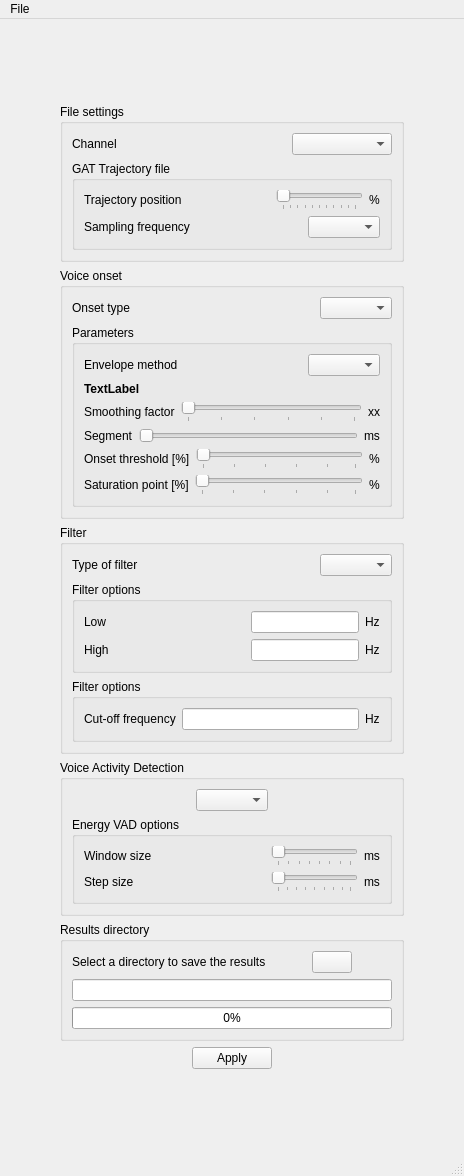
<?xml version="1.0" encoding="UTF-8"?>
<ui version="4.0">
 <class>MainWindow</class>
 <widget class="QMainWindow" name="MainWindow">
  <property name="geometry">
   <rect>
    <x>0</x>
    <y>0</y>
    <width>464</width>
    <height>1176</height>
   </rect>
  </property>
  <property name="sizePolicy">
   <sizepolicy hsizetype="Preferred" vsizetype="Preferred">
    <horstretch>0</horstretch>
    <verstretch>0</verstretch>
   </sizepolicy>
  </property>
  <property name="windowTitle">
   <string>Voice onset detection of multiple files</string>
  </property>
  <widget class="QWidget" name="centralwidget">
   <layout class="QGridLayout" name="gridLayout">
    <item row="1" column="1" rowspan="2">
     <layout class="QVBoxLayout" name="verticalLayout">
      <item>
       <widget class="QGroupBox" name="groupBox_2">
        <property name="title">
         <string>File settings</string>
        </property>
        <layout class="QGridLayout" name="gridLayout_4">
         <item row="0" column="0">
          <layout class="QHBoxLayout" name="horizontalLayout_7">
           <item>
            <widget class="QLabel" name="label_3">
             <property name="text">
              <string>Channel</string>
             </property>
            </widget>
           </item>
           <item>
            <widget class="QComboBox" name="dropSignals">
             <property name="sizePolicy">
              <sizepolicy hsizetype="MinimumExpanding" vsizetype="Fixed">
               <horstretch>0</horstretch>
               <verstretch>0</verstretch>
              </sizepolicy>
             </property>
             <property name="minimumSize">
              <size>
               <width>100</width>
               <height>0</height>
              </size>
             </property>
             <property name="maximumSize">
              <size>
               <width>100</width>
               <height>16777215</height>
              </size>
             </property>
            </widget>
           </item>
          </layout>
         </item>
         <item row="1" column="0">
          <widget class="QGroupBox" name="groupBox_GAT_Trajectory">
           <property name="title">
            <string>GAT Trajectory file</string>
           </property>
           <layout class="QGridLayout" name="gridLayout_2">
            <item row="0" column="0">
             <layout class="QHBoxLayout" name="horizontalLayout_5">
              <item>
               <widget class="QLabel" name="label">
                <property name="text">
                 <string>Trajectory position</string>
                </property>
               </widget>
              </item>
              <item>
               <spacer name="horizontalSpacer_5">
                <property name="orientation">
                 <enum>Qt::Horizontal</enum>
                </property>
                <property name="sizeHint" stdset="0">
                 <size>
                  <width>40</width>
                  <height>20</height>
                 </size>
                </property>
               </spacer>
              </item>
              <item>
               <widget class="QSlider" name="sldGATTrajectoryPos">
                <property name="maximum">
                 <number>100</number>
                </property>
                <property name="orientation">
                 <enum>Qt::Horizontal</enum>
                </property>
                <property name="tickPosition">
                 <enum>QSlider::TicksBelow</enum>
                </property>
               </widget>
              </item>
              <item>
               <widget class="QLabel" name="labelGATTrajPos">
                <property name="text">
                 <string>%</string>
                </property>
               </widget>
              </item>
             </layout>
            </item>
            <item row="1" column="0">
             <layout class="QHBoxLayout" name="horizontalLayout_6">
              <item>
               <widget class="QLabel" name="label_4">
                <property name="sizePolicy">
                 <sizepolicy hsizetype="Expanding" vsizetype="Preferred">
                  <horstretch>0</horstretch>
                  <verstretch>0</verstretch>
                 </sizepolicy>
                </property>
                <property name="text">
                 <string>Sampling frequency</string>
                </property>
               </widget>
              </item>
              <item>
               <spacer name="horizontalSpacer_8">
                <property name="orientation">
                 <enum>Qt::Horizontal</enum>
                </property>
                <property name="sizeHint" stdset="0">
                 <size>
                  <width>40</width>
                  <height>20</height>
                 </size>
                </property>
               </spacer>
              </item>
              <item>
               <widget class="QComboBox" name="box_SamplingFreq"/>
              </item>
             </layout>
            </item>
           </layout>
          </widget>
         </item>
        </layout>
       </widget>
      </item>
      <item>
       <widget class="QGroupBox" name="Settings_VoiceOnset">
        <property name="sizePolicy">
         <sizepolicy hsizetype="Preferred" vsizetype="Fixed">
          <horstretch>0</horstretch>
          <verstretch>0</verstretch>
         </sizepolicy>
        </property>
        <property name="title">
         <string>Voice onset</string>
        </property>
        <layout class="QVBoxLayout" name="verticalLayout_2">
         <item>
          <layout class="QHBoxLayout" name="horizontalLayout_13">
           <item>
            <widget class="QLabel" name="label_6">
             <property name="text">
              <string>Onset type</string>
             </property>
            </widget>
           </item>
           <item>
            <spacer name="horizontalSpacer_11">
             <property name="orientation">
              <enum>Qt::Horizontal</enum>
             </property>
             <property name="sizeHint" stdset="0">
              <size>
               <width>40</width>
               <height>20</height>
              </size>
             </property>
            </spacer>
           </item>
           <item>
            <widget class="QComboBox" name="Settings_VO_Method"/>
           </item>
          </layout>
         </item>
         <item>
          <widget class="QGroupBox" name="Settings_VoiceOnset_VRT">
           <property name="title">
            <string>Parameters</string>
           </property>
           <layout class="QVBoxLayout" name="verticalLayout_13">
            <item>
             <layout class="QHBoxLayout" name="horizontalLayout_14">
              <item>
               <widget class="QLabel" name="label_9">
                <property name="text">
                 <string>Envelope method</string>
                </property>
               </widget>
              </item>
              <item>
               <spacer name="horizontalSpacer_12">
                <property name="orientation">
                 <enum>Qt::Horizontal</enum>
                </property>
                <property name="sizeHint" stdset="0">
                 <size>
                  <width>40</width>
                  <height>20</height>
                 </size>
                </property>
               </spacer>
              </item>
              <item>
               <widget class="QComboBox" name="Settings_VO_Envelope"/>
              </item>
             </layout>
            </item>
            <item>
             <widget class="QLabel" name="label_envelopewarn">
              <property name="font">
               <font>
                <bold>true</bold>
               </font>
              </property>
              <property name="text">
               <string>TextLabel</string>
              </property>
             </widget>
            </item>
            <item>
             <layout class="QHBoxLayout" name="horizontalLayout_30">
              <item>
               <widget class="QLabel" name="label_11">
                <property name="text">
                 <string>Smoothing factor</string>
                </property>
               </widget>
              </item>
              <item>
               <widget class="QSlider" name="Settings_VO_SmoothFactor">
                <property name="minimum">
                 <number>0</number>
                </property>
                <property name="maximum">
                 <number>5</number>
                </property>
                <property name="orientation">
                 <enum>Qt::Horizontal</enum>
                </property>
                <property name="tickPosition">
                 <enum>QSlider::TicksBelow</enum>
                </property>
               </widget>
              </item>
              <item>
               <widget class="QLabel" name="Settings_VO_SmoothLabel">
                <property name="text">
                 <string>xx</string>
                </property>
               </widget>
              </item>
             </layout>
            </item>
            <item>
             <layout class="QHBoxLayout" name="horizontalLayout_23">
              <item>
               <widget class="QLabel" name="label_22">
                <property name="text">
                 <string>Segment</string>
                </property>
               </widget>
              </item>
              <item>
               <widget class="QSlider" name="Settings_VO_Segment">
                <property name="minimum">
                 <number>100</number>
                </property>
                <property name="maximum">
                 <number>1000</number>
                </property>
                <property name="singleStep">
                 <number>1</number>
                </property>
                <property name="pageStep">
                 <number>10</number>
                </property>
                <property name="orientation">
                 <enum>Qt::Horizontal</enum>
                </property>
                <property name="tickPosition">
                 <enum>QSlider::NoTicks</enum>
                </property>
                <property name="tickInterval">
                 <number>0</number>
                </property>
               </widget>
              </item>
              <item>
               <widget class="QLabel" name="Settings_VO_SegmentLabel">
                <property name="text">
                 <string>ms</string>
                </property>
               </widget>
              </item>
             </layout>
            </item>
            <item>
             <layout class="QHBoxLayout" name="horizontalLayout_15">
              <item>
               <widget class="QLabel" name="label_13">
                <property name="text">
                 <string>Onset threshold [%]</string>
                </property>
               </widget>
              </item>
              <item>
               <widget class="QSlider" name="Settings_VO_OnsetTHR">
                <property name="minimum">
                 <number>1</number>
                </property>
                <property name="maximum">
                 <number>50</number>
                </property>
                <property name="pageStep">
                 <number>10</number>
                </property>
                <property name="orientation">
                 <enum>Qt::Horizontal</enum>
                </property>
                <property name="tickPosition">
                 <enum>QSlider::TicksBelow</enum>
                </property>
                <property name="tickInterval">
                 <number>0</number>
                </property>
               </widget>
              </item>
              <item>
               <widget class="QLabel" name="Settings_VO_OnLabel">
                <property name="text">
                 <string>%</string>
                </property>
               </widget>
              </item>
             </layout>
            </item>
            <item>
             <layout class="QHBoxLayout" name="horizontalLayout_16">
              <item>
               <widget class="QLabel" name="label_14">
                <property name="text">
                 <string>Saturation point [%]</string>
                </property>
               </widget>
              </item>
              <item>
               <widget class="QSlider" name="Settings_VO_SatTHR">
                <property name="minimum">
                 <number>51</number>
                </property>
                <property name="maximum">
                 <number>100</number>
                </property>
                <property name="orientation">
                 <enum>Qt::Horizontal</enum>
                </property>
                <property name="tickPosition">
                 <enum>QSlider::TicksBelow</enum>
                </property>
                <property name="tickInterval">
                 <number>0</number>
                </property>
               </widget>
              </item>
              <item>
               <widget class="QLabel" name="Settings_VO_SatLabel">
                <property name="text">
                 <string>%</string>
                </property>
               </widget>
              </item>
             </layout>
            </item>
           </layout>
          </widget>
         </item>
        </layout>
       </widget>
      </item>
      <item>
       <widget class="QGroupBox" name="Settings_filteropt">
        <property name="sizePolicy">
         <sizepolicy hsizetype="Preferred" vsizetype="Fixed">
          <horstretch>0</horstretch>
          <verstretch>0</verstretch>
         </sizepolicy>
        </property>
        <property name="title">
         <string>Filter</string>
        </property>
        <property name="checkable">
         <bool>false</bool>
        </property>
        <layout class="QVBoxLayout" name="verticalLayout_4">
         <item>
          <layout class="QHBoxLayout" name="horizontalLayout_8">
           <item>
            <widget class="QLabel" name="label_5">
             <property name="text">
              <string>Type of filter</string>
             </property>
            </widget>
           </item>
           <item>
            <spacer name="horizontalSpacer_13">
             <property name="orientation">
              <enum>Qt::Horizontal</enum>
             </property>
             <property name="sizeHint" stdset="0">
              <size>
               <width>40</width>
               <height>20</height>
              </size>
             </property>
            </spacer>
           </item>
           <item>
            <widget class="QComboBox" name="Settings_Filter_Type"/>
           </item>
          </layout>
         </item>
         <item>
          <widget class="QGroupBox" name="Settings_Filter_Bandopt">
           <property name="title">
            <string>Filter options</string>
           </property>
           <layout class="QGridLayout" name="gridLayout_3">
            <item row="0" column="0">
             <layout class="QVBoxLayout" name="verticalLayout_5">
              <item>
               <layout class="QHBoxLayout" name="horizontalLayout_2">
                <item>
                 <widget class="QLabel" name="Settings_Filter_LabelF2_2">
                  <property name="sizePolicy">
                   <sizepolicy hsizetype="Expanding" vsizetype="Preferred">
                    <horstretch>0</horstretch>
                    <verstretch>0</verstretch>
                   </sizepolicy>
                  </property>
                  <property name="text">
                   <string>Low</string>
                  </property>
                 </widget>
                </item>
                <item>
                 <widget class="QLineEdit" name="Settings_Filter_Freq2">
                  <property name="sizePolicy">
                   <sizepolicy hsizetype="Fixed" vsizetype="Fixed">
                    <horstretch>0</horstretch>
                    <verstretch>0</verstretch>
                   </sizepolicy>
                  </property>
                 </widget>
                </item>
                <item>
                 <widget class="QLabel" name="label_7">
                  <property name="text">
                   <string>Hz</string>
                  </property>
                 </widget>
                </item>
               </layout>
              </item>
              <item>
               <layout class="QHBoxLayout" name="horizontalLayout_4">
                <item>
                 <widget class="QLabel" name="Settings_Filter_LabelF1">
                  <property name="sizePolicy">
                   <sizepolicy hsizetype="Expanding" vsizetype="Preferred">
                    <horstretch>0</horstretch>
                    <verstretch>0</verstretch>
                   </sizepolicy>
                  </property>
                  <property name="text">
                   <string>High</string>
                  </property>
                 </widget>
                </item>
                <item>
                 <widget class="QLineEdit" name="Settings_Filter_Freq1">
                  <property name="sizePolicy">
                   <sizepolicy hsizetype="Fixed" vsizetype="Fixed">
                    <horstretch>0</horstretch>
                    <verstretch>0</verstretch>
                   </sizepolicy>
                  </property>
                 </widget>
                </item>
                <item>
                 <widget class="QLabel" name="label_8">
                  <property name="text">
                   <string>Hz</string>
                  </property>
                 </widget>
                </item>
               </layout>
              </item>
             </layout>
            </item>
           </layout>
          </widget>
         </item>
         <item>
          <widget class="QGroupBox" name="Settings_Filter_HiLoopt">
           <property name="title">
            <string>Filter options</string>
           </property>
           <layout class="QHBoxLayout" name="horizontalLayout_22">
            <item>
             <layout class="QHBoxLayout" name="horizontalLayout_19">
              <item>
               <widget class="QLabel" name="label_20">
                <property name="text">
                 <string>Cut-off frequency</string>
                </property>
               </widget>
              </item>
              <item>
               <widget class="QLineEdit" name="Settings_Filter_Cutoff"/>
              </item>
              <item>
               <widget class="QLabel" name="label_21">
                <property name="text">
                 <string>Hz</string>
                </property>
               </widget>
              </item>
             </layout>
            </item>
           </layout>
          </widget>
         </item>
        </layout>
       </widget>
      </item>
      <item>
       <widget class="QGroupBox" name="Settings_VAD_General">
        <property name="title">
         <string>Voice Activity Detection</string>
        </property>
        <layout class="QVBoxLayout" name="verticalLayout_3">
         <item>
          <layout class="QHBoxLayout" name="horizontalLayout">
           <item>
            <spacer name="horizontalSpacer_4">
             <property name="orientation">
              <enum>Qt::Horizontal</enum>
             </property>
             <property name="sizeHint" stdset="0">
              <size>
               <width>40</width>
               <height>20</height>
              </size>
             </property>
            </spacer>
           </item>
           <item>
            <widget class="QComboBox" name="Settings_VAD_method"/>
           </item>
           <item>
            <spacer name="horizontalSpacer_3">
             <property name="orientation">
              <enum>Qt::Horizontal</enum>
             </property>
             <property name="sizeHint" stdset="0">
              <size>
               <width>40</width>
               <height>20</height>
              </size>
             </property>
            </spacer>
           </item>
          </layout>
         </item>
         <item>
          <widget class="QGroupBox" name="Settings_VAD_EnergyOpt">
           <property name="title">
            <string>Energy VAD options</string>
           </property>
           <layout class="QVBoxLayout" name="verticalLayout_6">
            <item>
             <layout class="QHBoxLayout" name="horizontalLayout_20">
              <item>
               <widget class="QLabel" name="label_17">
                <property name="text">
                 <string>Window size        </string>
                </property>
               </widget>
              </item>
              <item>
               <spacer name="horizontalSpacer_19">
                <property name="orientation">
                 <enum>Qt::Horizontal</enum>
                </property>
                <property name="sizeHint" stdset="0">
                 <size>
                  <width>40</width>
                  <height>20</height>
                 </size>
                </property>
               </spacer>
              </item>
              <item>
               <widget class="QSlider" name="Settings_VAD_EneWinSize">
                <property name="minimum">
                 <number>10</number>
                </property>
                <property name="maximum">
                 <number>80</number>
                </property>
                <property name="orientation">
                 <enum>Qt::Horizontal</enum>
                </property>
                <property name="tickPosition">
                 <enum>QSlider::TicksBelow</enum>
                </property>
               </widget>
              </item>
              <item>
               <widget class="QLabel" name="Settings_VAD_EneWinSizeVal">
                <property name="text">
                 <string>ms</string>
                </property>
               </widget>
              </item>
             </layout>
            </item>
            <item>
             <layout class="QHBoxLayout" name="horizontalLayout_21">
              <item>
               <widget class="QLabel" name="label_18">
                <property name="text">
                 <string>Step size             </string>
                </property>
               </widget>
              </item>
              <item>
               <spacer name="horizontalSpacer_20">
                <property name="orientation">
                 <enum>Qt::Horizontal</enum>
                </property>
                <property name="sizeHint" stdset="0">
                 <size>
                  <width>40</width>
                  <height>20</height>
                 </size>
                </property>
               </spacer>
              </item>
              <item>
               <widget class="QSlider" name="Settings_VAD_EneStepSize">
                <property name="minimum">
                 <number>1</number>
                </property>
                <property name="maximum">
                 <number>80</number>
                </property>
                <property name="orientation">
                 <enum>Qt::Horizontal</enum>
                </property>
                <property name="tickPosition">
                 <enum>QSlider::TicksBelow</enum>
                </property>
               </widget>
              </item>
              <item>
               <widget class="QLabel" name="Settings_VAD_EneStepSizeVal">
                <property name="text">
                 <string>ms</string>
                </property>
               </widget>
              </item>
             </layout>
            </item>
            <item>
             <layout class="QHBoxLayout" name="horizontalLayout_12"/>
            </item>
           </layout>
          </widget>
         </item>
        </layout>
       </widget>
      </item>
      <item>
       <widget class="QGroupBox" name="groupBox">
        <property name="title">
         <string>Results directory</string>
        </property>
        <layout class="QVBoxLayout" name="verticalLayout_7">
         <item>
          <layout class="QHBoxLayout" name="horizontalLayout_3">
           <item>
            <widget class="QLabel" name="label_2">
             <property name="text">
              <string>Select a directory to save the results</string>
             </property>
            </widget>
           </item>
           <item>
            <spacer name="horizontalSpacer_9">
             <property name="orientation">
              <enum>Qt::Horizontal</enum>
             </property>
             <property name="sizeHint" stdset="0">
              <size>
               <width>40</width>
               <height>20</height>
              </size>
             </property>
            </spacer>
           </item>
           <item>
            <widget class="QPushButton" name="btn_SaveFolder">
             <property name="text">
              <string/>
             </property>
             <property name="icon">
              <iconset>
               <normaloff>resources/save_in_folder.png</normaloff>resources/save_in_folder.png</iconset>
             </property>
             <property name="iconSize">
              <size>
               <width>35</width>
               <height>35</height>
              </size>
             </property>
            </widget>
           </item>
           <item>
            <spacer name="horizontalSpacer_14">
             <property name="orientation">
              <enum>Qt::Horizontal</enum>
             </property>
             <property name="sizeHint" stdset="0">
              <size>
               <width>40</width>
               <height>20</height>
              </size>
             </property>
            </spacer>
           </item>
          </layout>
         </item>
         <item>
          <widget class="QLineEdit" name="line_SaveFolder">
           <property name="readOnly">
            <bool>true</bool>
           </property>
          </widget>
         </item>
         <item>
          <widget class="QProgressBar" name="progressBar">
           <property name="value">
            <number>0</number>
           </property>
          </widget>
         </item>
        </layout>
       </widget>
      </item>
      <item>
       <layout class="QHBoxLayout" name="horizontalLayout_17">
        <item>
         <spacer name="horizontalSpacer_6">
          <property name="orientation">
           <enum>Qt::Horizontal</enum>
          </property>
          <property name="sizeHint" stdset="0">
           <size>
            <width>40</width>
            <height>20</height>
           </size>
          </property>
         </spacer>
        </item>
        <item>
         <widget class="QPushButton" name="Settings_btnApply">
          <property name="text">
           <string>Apply</string>
          </property>
         </widget>
        </item>
        <item>
         <spacer name="horizontalSpacer_7">
          <property name="orientation">
           <enum>Qt::Horizontal</enum>
          </property>
          <property name="sizeHint" stdset="0">
           <size>
            <width>40</width>
            <height>20</height>
           </size>
          </property>
         </spacer>
        </item>
       </layout>
      </item>
     </layout>
    </item>
    <item row="1" column="0">
     <spacer name="horizontalSpacer">
      <property name="orientation">
       <enum>Qt::Horizontal</enum>
      </property>
      <property name="sizeHint" stdset="0">
       <size>
        <width>40</width>
        <height>20</height>
       </size>
      </property>
     </spacer>
    </item>
    <item row="1" column="2">
     <spacer name="horizontalSpacer_2">
      <property name="orientation">
       <enum>Qt::Horizontal</enum>
      </property>
      <property name="sizeHint" stdset="0">
       <size>
        <width>40</width>
        <height>20</height>
       </size>
      </property>
     </spacer>
    </item>
    <item row="0" column="1">
     <spacer name="verticalSpacer">
      <property name="orientation">
       <enum>Qt::Vertical</enum>
      </property>
      <property name="sizeHint" stdset="0">
       <size>
        <width>20</width>
        <height>40</height>
       </size>
      </property>
     </spacer>
    </item>
    <item row="3" column="1">
     <spacer name="verticalSpacer_2">
      <property name="orientation">
       <enum>Qt::Vertical</enum>
      </property>
      <property name="sizeHint" stdset="0">
       <size>
        <width>20</width>
        <height>40</height>
       </size>
      </property>
     </spacer>
    </item>
   </layout>
  </widget>
  <widget class="QMenuBar" name="menubar">
   <property name="geometry">
    <rect>
     <x>0</x>
     <y>0</y>
     <width>464</width>
     <height>21</height>
    </rect>
   </property>
   <widget class="QMenu" name="menuFile">
    <property name="title">
     <string>File</string>
    </property>
    <widget class="QMenu" name="menuSelect_folder_with">
     <property name="title">
      <string>Select folder with...</string>
     </property>
     <addaction name="actionWAV_files"/>
     <addaction name="actionGAW_GAT_files"/>
     <addaction name="actionTrajectory_GAT_files"/>
     <addaction name="actionADICHT_files_2"/>
    </widget>
    <addaction name="menuSelect_folder_with"/>
   </widget>
   <addaction name="menuFile"/>
  </widget>
  <widget class="QStatusBar" name="statusbar"/>
  <action name="actionWAV_files">
   <property name="text">
    <string>WAV files</string>
   </property>
  </action>
  <action name="actionGAW_GAT_files">
   <property name="text">
    <string>GAW (GAT) files</string>
   </property>
  </action>
  <action name="actionTrajectory_GAT_files">
   <property name="text">
    <string>Trajectory (GAT) files</string>
   </property>
  </action>
  <action name="actionADICHTAcoustic">
   <property name="text">
    <string>Acoustic</string>
   </property>
  </action>
  <action name="actionADICHTEGG">
   <property name="text">
    <string>EGG</string>
   </property>
  </action>
  <action name="actionADICHTAirflow">
   <property name="text">
    <string>Airflow</string>
   </property>
  </action>
  <action name="actionADICHT_files_2">
   <property name="text">
    <string>ADICHT files</string>
   </property>
  </action>
 </widget>
 <resources/>
 <connections/>
</ui>
